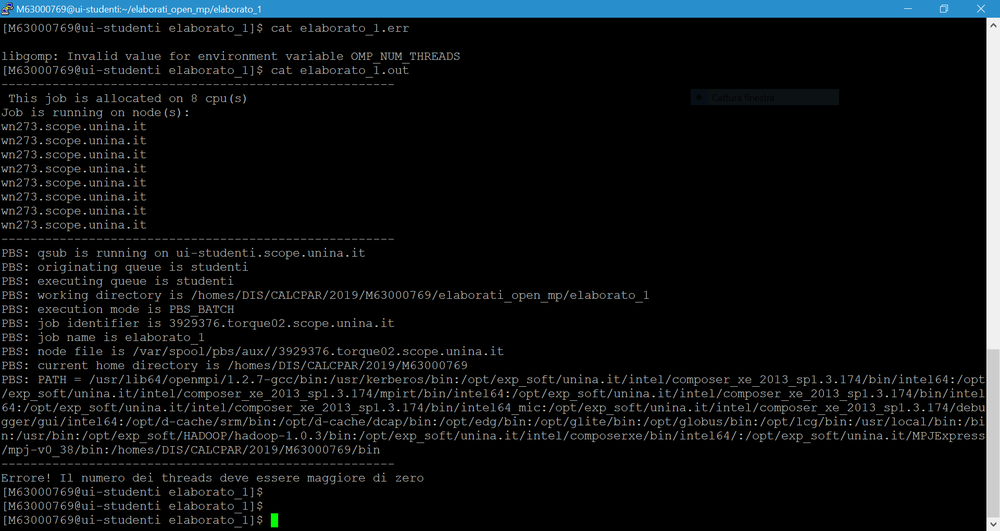
%> input picture elaborati_open_mp/elaborato_1/errore_nprocs.PNG, 1000 x 531 px, shrunk from 1920 x 1020 before the run; the run also reads 2 pictures not shown here
$ octave errori.m   (GNU Octave 9; MATLAB toolbox functions it lacks are replaced by stand-ins)
%> lines starting %> are read from the running program, lines starting %| are printed output that depends on the picture
%% Esempi di errore

figure(1)
img_nprocs = imread('errore_nprocs.png');
%> img_nprocs is the input picture: size 531x1000x3 uint8; mean R, G, B 11.8, 15.2, 17.1
image(img_nprocs)
title('Errore: numero di thread non positivo');

figure(2)
img_dim_neg = imread('errore_num_intervalli_non_intero.png');
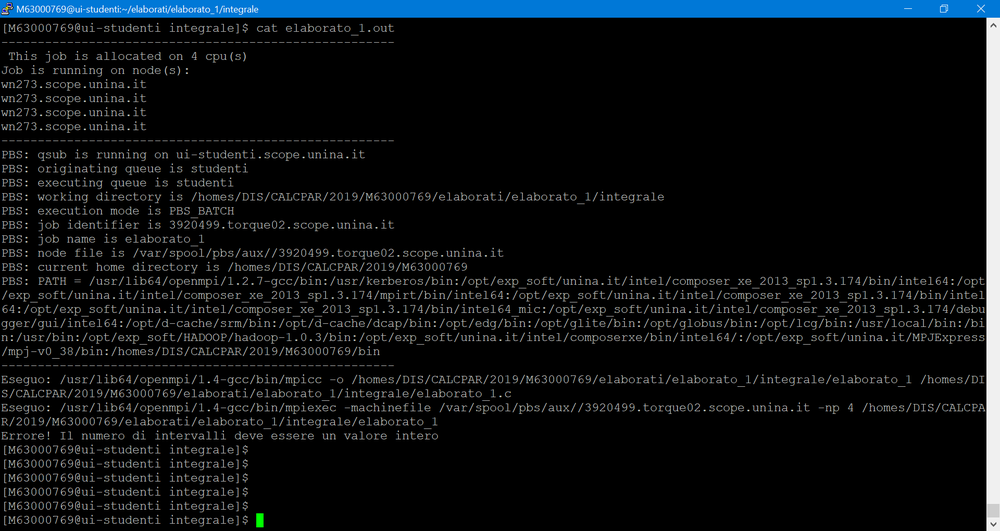
%> input picture elaborati_open_mp/elaborato_1/errore_num_intervalli_non_intero.PNG, 1000 x 531 px, shrunk from 1920 x 1020 before the run
%> img_dim_neg is the input picture: size 531x1000x3 uint8; mean R, G, B 11.8, 15.8, 18.7
image(img_dim_neg)
title('Errore: numero di intervalli non è un intero');

figure(3)
img_dim_neg = imread('errore_numIntervalli_negativo.png');
image(img_dim_neg)
title('Errore: numero di intervalli non è positivo');

figure(4)
img_dim_nprocs = imread('errore_bMinoreDia.png');
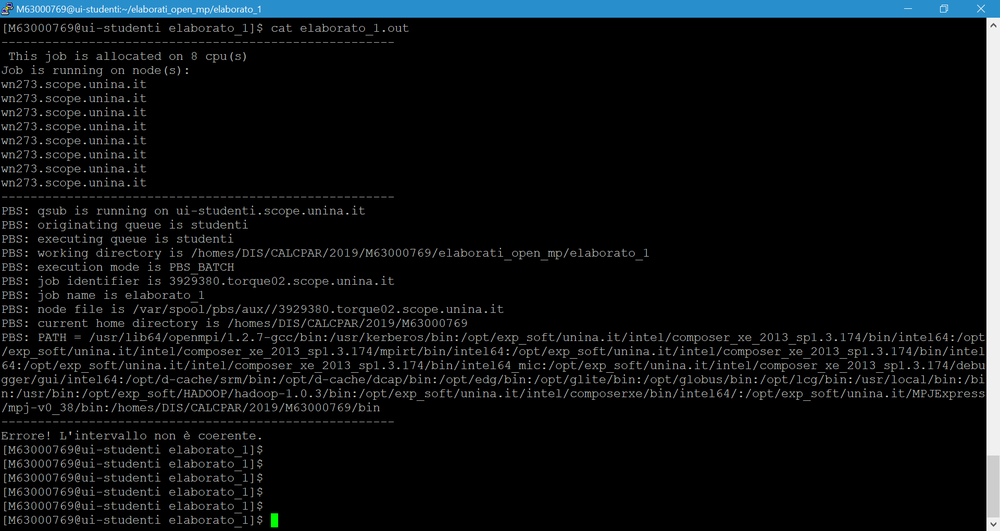
%> input picture elaborati_open_mp/elaborato_1/errore_bMinoreDia.PNG, 1000 x 531 px, shrunk from 1920 x 1020 before the run
%> img_dim_nprocs is the input picture: size 531x1000x3 uint8; mean R, G, B 11.7, 15.1, 17
image(img_dim_nprocs)
title('Errore: intervallo [a,b] non coerente');

figure(5)
img_dim_diverse = imread('errore_Intevalli_minore_Nprocs.png');
image(img_dim_diverse)
title('Errore: numero di intervalli è minore del numero di thread');
